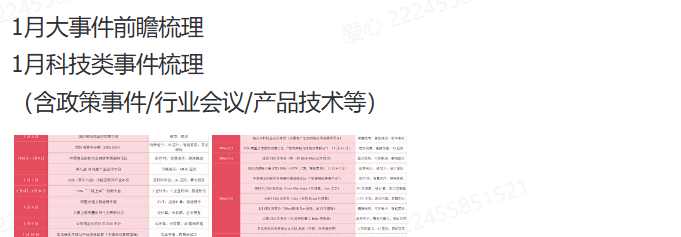
#> input picture image_cache/0104926c2ec1.jpg, 681 x 237 px
$ python simple_image_analysis.py image_cache/0104926c2ec1.jpg
#> lines starting #> are read from the running program, lines starting #| are printed output that depends on the picture; long printed decimals are rounded
#!/usr/bin/env python3
import sys
import os
from PIL import Image
import numpy as np

def analyze_image(image_path):
    """分析图片基本信息"""
#> called with image_path = 'image_cache/0104926c2ec1.jpg'
    try:
        # 打开图片
        img = Image.open(image_path)
#> img is the input picture: PIL image 681x237 RGB; mean R, G, B 244.5, 234, 235.5

        print("=== 图片基本信息 ===")
        print(f"格式: {img.format}")
#| 格式: PNG
        print(f"尺寸: {img.size} (宽x高)")
#| 尺寸: (681, 237) (宽x高)
        print(f"模式: {img.mode}")
#| 模式: RGB
        print(f"信息: {img.info}")
#| 信息: {'gamma': 0.4546, 'chromaticity': (0.3127, 0.329, 0.64, 0.33, 0.3, 0.6, 0.15, 0.06)}

        # 转换为numpy数组进行分析
        img_array = np.array(img)
        print(f"\n=== 像素分析 ===")
        print(f"数组形状: {img_array.shape}")
#| 数组形状: (237, 681, 3)
        print(f"数据类型: {img_array.dtype}")
#| 数据类型: uint8
        print(f"最小值: {img_array.min()}")
#| 最小值: 47
        print(f"最大值: {img_array.max()}")
#| 最大值: 255
        print(f"平均值: {img_array.mean():.2f}")
#| 平均值: 238.00
        print(f"标准差: {img_array.std():.2f}")
#| 标准差: 43.09

        # 检查是否是文本截图（通常有较高的对比度）
        if len(img_array.shape) == 3:  # RGB图像
            # 计算对比度（标准差）
            contrast = img_array.std()
#> contrast = 43.09
            print(f"\n=== 对比度分析 ===")
            print(f"整体对比度: {contrast:.2f}")
#| 整体对比度: 43.09

            # 检查是否是深色背景浅色文字或反之
            avg_brightness = img_array.mean()
#> avg_brightness = 238
            print(f"平均亮度: {avg_brightness:.2f}")
#| 平均亮度: 238.00

            if avg_brightness < 128:
                print("推测: 可能是深色背景")
            else:
                print("推测: 可能是浅色背景")

        # 尝试简单的文本检测（基于边缘检测）
        print(f"\n=== 边缘检测 ===")
        if len(img_array.shape) == 3:
            # 转换为灰度
            gray = np.mean(img_array, axis=2).astype(np.uint8)
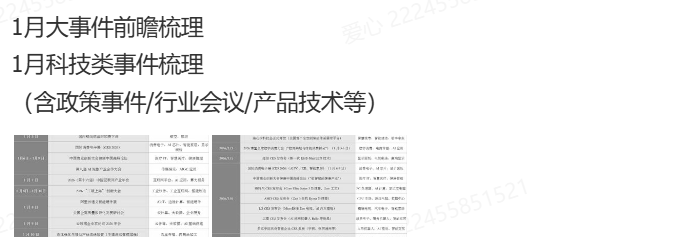
#> gray: shape (237, 681); min 49, max 255, mean 237.9

            # 简单的边缘检测（水平差分）
            horizontal_edges = np.abs(np.diff(gray, axis=1))
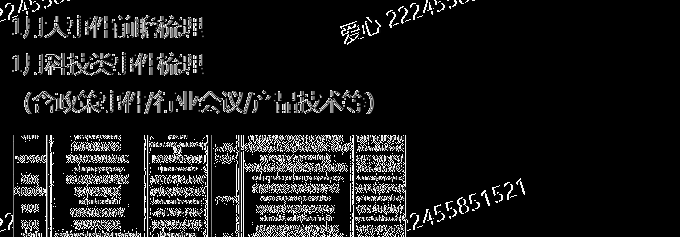
#> horizontal_edges: shape (237, 680); min 0, max 255, mean 25.6
            vertical_edges = np.abs(np.diff(gray, axis=0))
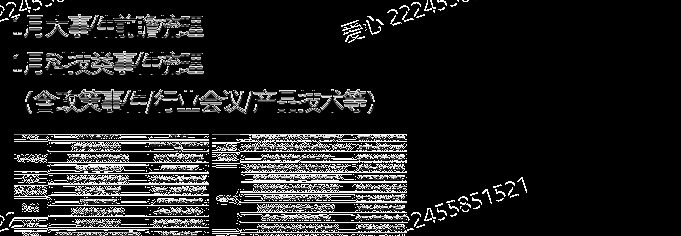
#> vertical_edges: shape (236, 681); min 0, max 255, mean 33.5

            edge_strength = horizontal_edges.mean() + vertical_edges.mean()
#> edge_strength = 59.09
            print(f"边缘强度: {edge_strength:.2f}")
#| 边缘强度: 59.09

            if edge_strength > 10:
                print("推测: 可能包含文本（边缘强度较高）")
            else:
                print("推测: 可能是平滑图像（边缘强度较低）")

        return True

    except Exception as e:
        print(f"错误: {e}")
        return False

if __name__ == "__main__":
    if len(sys.argv) < 2:
        print("使用方法: python3 simple_image_analysis.py <图片路径>")
        sys.exit(1)

    image_path = sys.argv[1]
    if not os.path.exists(image_path):
        print(f"文件不存在: {image_path}")
        sys.exit(1)

    analyze_image(image_path)
